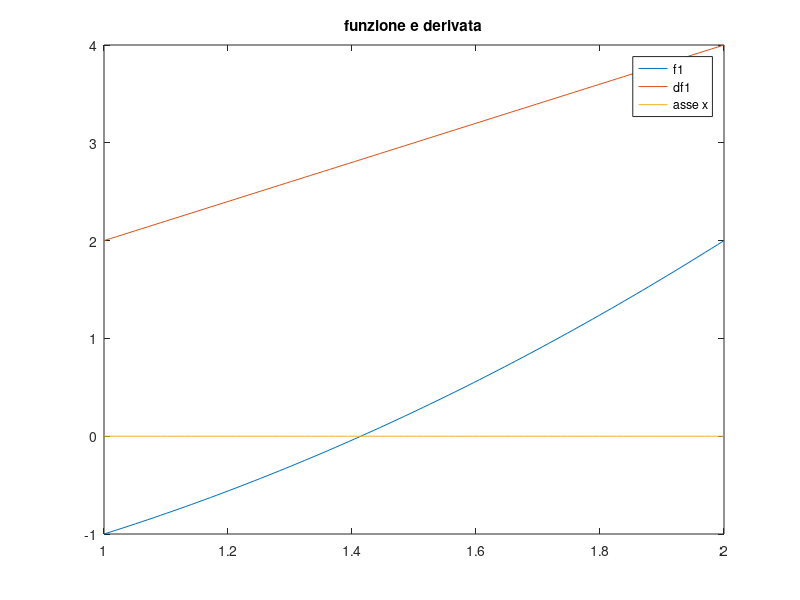

Write the MATLAB code that produced this figure. (Note: this script raises an error after producing the figure.)
%% parametri globali
close all
clear
f1=@(x) x.^2-2; % m=1
f3=@(x) f1(x).^3; % m=3
f5=@(x) f1(x).^5; % m=5
df1=@(x) 2.*x;
ddf1=@(x) 2+0.*x;
df3=@(x) 3.*f1(x).^2.*df1(x);
df5=@(x) 5.*f1(x).^4.*df1(x);
xstar=sqrt(2); % soluzione vera
toll=10^-8;
itmax=100;
x0=2;
method='s';

%% punto 1
a=1; b=2; xplot=linspace(a,b);
yplot1=f1(xplot);
dyplot1=df1(xplot);
yplot3=f3(xplot);
dyplot3=df3(xplot);
yplot5=f5(xplot);
dyplot5=df5(xplot);

F1=figure(1);
plot(xplot,yplot1)
hold on
plot(xplot,dyplot1)
plot(xplot,0*xplot)
legend('f1','df1','asse x')
title('funzione e derivata')
subtitle('m=1')
hold off

F2=figure(2);
plot(xplot,yplot3)
hold on
plot(xplot,dyplot3)
plot(xplot,0*xplot)
legend('f3','df3','asse x')
title('funzione e derivata')
subtitle('m=3')
hold off

F3=figure(3);
plot(xplot,yplot5)
hold on
plot(xplot,dyplot5)
plot(xplot,0*xplot)
legend('f5','df5','asse x')
title('funzione e derivata')
subtitle('m=5')
hold off

%% punto 2
[zero1,res1,iterates1,flag1]=Newton(f1,df1,x0,toll,itmax,method);
[zero2,res3,iterates3,flag3]=Newton(f3,df3,x0,toll,itmax,method);
[zero5,res5,iterates5,flag5]=Newton(f5,df5,x0,toll,itmax,method);

%% punto 3  
abs_res_vec_1=abs(f1(iterates1));
abs_res_vec_3=abs(f3(iterates3));
abs_res_vec_5=abs(f5(iterates5));

err_1=abs(iterates1-xstar);
err_3=abs(iterates3-xstar);
err_5=abs(iterates5-xstar);

s1=abs(iterates1(2:end)-iterates1(1:end-1));
s3=abs(iterates3(2:end)-iterates3(1:end-1));
s5=abs(iterates5(2:end)-iterates5(1:end-1));

figure()
semilogy(abs_res_vec_1,'b--');
hold on
semilogy(s1,'b:');
semilogy(err_1,'b');
semilogy(abs_res_vec_3,'g--');
semilogy(s3,'g:');
semilogy(err_3,'g');
semilogy(abs_res_vec_5,'k--');
semilogy(s5,'k:');
semilogy(err_5,'k');
hold off
title('Raffronto dei risultati')
legend('abs residuo m=1', 'scarto m=1','errore m=1',...
    'abs residuo m=3', 'scarto m=3','errore m=3',...
    'abs residuo m=5', 'scarto m=5','errore m=5','Location','South')

%% punto 4
figure()
semilogy(s1(2:end)./s1(1:end-1).^2,'b'); 
hold on
semilogy(s3(2:end)./s3(1:end-1),'g');
semilogy(2/3+ 0.*s3(2:end)./s3(1:end-1),'g:');
semilogy(s5(2:end)./s5(1:end-1),'k');
semilogy(4/5+ 0.*s5(2:end)./s5(1:end-1),'k:');
hold off
legend('s_{k+1}/{s_k}^p m=1, p=2','s_{k+1}/{s_k}^p m=3, p=1',...
    'limite teorico (m-1)/m=2/3','s_{k+1}/{s_k}^p m=5, p=1',...
    'limite teorico (m-1)/m=4/5','Location','South')
title('Check ordine di convergenza sperimentale')

%% punto 5
figure()
semilogy(err_1(2:end)./s1.^2,'b'); hold on
semilogy(err_3(2:end)./s3,'g');
semilogy(2+0.*err_3(2:end)./s3,'g:')
semilogy(err_5(2:end)./s5,'k');
semilogy(4+0.*err_5(2:end)./s5,'k:')
title('rapporto errore scarto');
legend('m=1','m=3','limite teorico=(m-1)=2','m=5','limite teorico=(m-1)=4')
